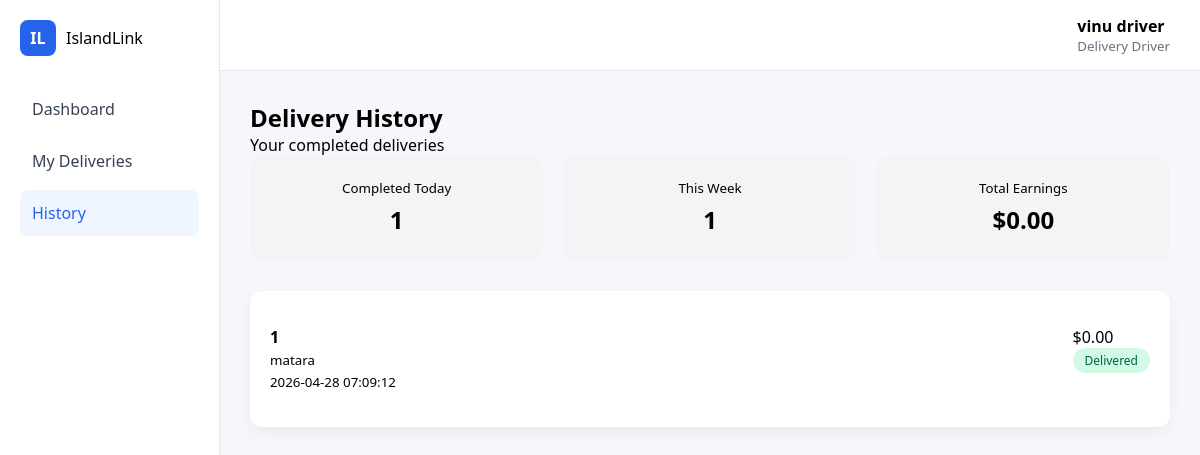
Page /php/history.php (signed in) on the committed database.
### tables this page shows
CREATE TABLE `deliveries` (
  `id` int(11) NOT NULL,
  `order_id` int(11) NOT NULL,
  `driver_name` varchar(255) DEFAULT NULL,
  `status` enum('Pending','Out For Delivery','Delivered') NOT NULL DEFAULT 'Pending',
  `created_at` timestamp NULL DEFAULT current_timestamp(),
  `updated_at` timestamp NULL DEFAULT current_timestamp() ON UPDATE current_timestamp(),
  `earnings` decimal(10,2) NOT NULL DEFAULT 0.00,
  `lat` decimal(10,6) DEFAULT NULL,
  `lng` decimal(10,6) DEFAULT NULL
);

CREATE TABLE `orders` (
  `id` int(11) NOT NULL,
  `user_id` int(11) NOT NULL,
  `order_number` varchar(100) NOT NULL,
  `total` decimal(10,2) NOT NULL DEFAULT 0.00,
  `status` enum('Pending','Processing','Out For Delivery','Delivered','Cancelled') NOT NULL DEFAULT 'Pending',
  `created_at` timestamp NULL DEFAULT current_timestamp(),
  `subtotal` decimal(10,2) NOT NULL DEFAULT 0.00,
  `shipping` decimal(10,2) NOT NULL DEFAULT 0.00,
  `delivery_address` text DEFAULT NULL,
  `tax` decimal(10,2) NOT NULL DEFAULT 0.00
);

### php/history.php (the view, shortened to what this page needs)
<?php
include "db.php";
$driverName = $_SESSION['full_name'] ?? 'Delivery Driver';
$stmt = $conn->prepare("
    SELECT COUNT(*) AS completed_today
    FROM deliveries
    WHERE LOWER(driver_name) = LOWER(?)
    AND status = 'Delivered'
    AND DATE(created_at) = CURDATE()
");
$stmt->bind_param("s", $driverName);
$stmt->execute();
$completedToday = $stmt->get_result()->fetch_assoc()['completed_today'];
$stmt = $conn->prepare("
    SELECT COUNT(*) AS completed_week
    FROM deliveries
    WHERE LOWER(driver_name) = LOWER(?)
    AND status = 'Delivered'
    AND YEARWEEK(created_at, 1) = YEARWEEK(CURDATE(), 1)
");
$stmt->bind_param("s", $driverName);
$stmt->execute();
$completedWeek = $stmt->get_result()->fetch_assoc()['completed_week'];
$stmt = $conn->prepare("
    SELECT SUM(earnings) AS total_earnings
    FROM deliveries
    WHERE LOWER(driver_name) = LOWER(?)
    AND status = 'Delivered'
");
$stmt->bind_param("s", $driverName);
$stmt->execute();
$totalEarnings = $stmt->get_result()->fetch_assoc()['total_earnings'] ?? 0;
$stmt = $conn->prepare("
    SELECT d.order_id, d.created_at, d.earnings, d.status, o.delivery_address
    FROM deliveries d
    JOIN orders o ON d.order_id = o.id
    WHERE LOWER(d.driver_name) = LOWER(?)
    AND d.status = 'Delivered'
    ORDER BY d.created_at DESC
    LIMIT 5
");
$stmt->bind_param("s", $driverName);
$stmt->execute();
$recentDeliveries = $stmt->get_result()->fetch_all(MYSQLI_ASSOC);
?>
<!DOCTYPE html>
<html lang="en">
<head>
    <link rel="stylesheet" href="../css/products.css">
</head>
<body>
<div class="layout">
    <aside class="sidebar">
        <div class="brand"><div class="logo">IL</div>IslandLink</div>
        <nav>
            <a href="dashboard.php">Dashboard</a>
            <a href="my_deliveries.php">My Deliveries</a>
            <a class="active">History</a>
        </nav>
    </aside>
    <main class="main">
        <header class="topbar">
            <div class="top-actions">
                <div class="user">
                    <strong><?php echo htmlspecialchars($driverName); ?></strong>
                    <small>Delivery Driver</small>
                </div>
            </div>
        </header>
        <div class="content">
            <h2>Delivery History</h2>
            <p>Your completed deliveries</p>
            <div class="stats">
                <div class="stat-box">
                    <small>Completed Today</small>
                    <h3><?php echo $completedToday; ?></h3>
                </div>
                <div class="stat-box">
                    <small>This Week</small>
                    <h3><?php echo $completedWeek; ?></h3>
                </div>
                <div class="stat-box">
                    <small>Total Earnings</small>
                    <h3>$<?php echo number_format($totalEarnings, 2); ?></h3>
                </div>
            </div>
            <div class="recent-deliveries">
                <?php foreach($recentDeliveries as $d): ?>
                    <div class="delivery-item">
                        <div>
                            <strong><?php echo htmlspecialchars($d['order_id']); ?></strong><br>
                            <small><?php echo htmlspecialchars($d['delivery_address']); ?></small><br>
                            <small><?php echo htmlspecialchars($d['created_at']); ?></small>
                        </div>
                        <div>
                            $<?php echo number_format($d['earnings'], 2); ?><br>
                            <span class="badge"><?php echo $d['status']; ?></span>
                        </div>
                    </div>
                <?php endforeach; ?>
            </div>
        </div>
    </main>
</div>
</body>
</html>

### css/products.css (style rules this page uses)
* { box-sizing: border-box; font-family: "Segoe UI", sans-serif; margin: 0; }
body { background: #f5f7fb; }
.layout { display: flex; min-height: 100vh; }
.sidebar { width: 220px; background: #fff; padding: 20px; border-right: 1px solid #e5e7eb; }
.brand { display: flex; align-items: center; gap: 10px; margin-bottom: 30px; }
.logo { width: 36px; height: 36px; background: #2563eb; color: #fff; border-radius: 8px; display: flex; align-items: center; justify-content: center; font-weight: bold; }
.sidebar nav a { display: block; padding: 12px; color: #374151; text-decoration: none; border-radius: 8px; margin-bottom: 6px; }
.sidebar nav a.active, .sidebar nav a:hover { background: #eff6ff; color: #2563eb; }
.main { flex: 1; }
.topbar { background: #fff; padding: 15px 30px; display: flex; justify-content: space-between; border-bottom: 1px solid #e5e7eb; }
.top-actions { display: flex; gap: 20px; align-items: center; }
.user small { display: block; color: #6b7280; }
.content { padding: 30px; }

### php/history.php (style rules this page uses)
.stats { display: flex; gap: 20px; margin-bottom: 30px; }
.stat-box { background:#f3f4f6; padding:20px; border-radius:12px; flex:1; text-align:center; }
.stat-box h3 { margin:5px 0; font-size:24px; }
.recent-deliveries { background:#fff; padding:20px; border-radius:12px; box-shadow:0 5px 15px rgba(0,0,0,.05); }
.delivery-item { display:flex; justify-content:space-between; padding:15px 0; border-bottom:1px solid #e5e7eb; }
.delivery-item:last-child { border-bottom:none; }
.badge { padding:4px 12px; border-radius:20px; font-size:12px; color:#065f46; background:#d1fae5; }

### rows in the picture
deliveries: order "1", order.delivery_address "matara", created_at "2026-04-28 07:09:12", earnings "0.00", status "Delivered"

### other values in the picture
$driverName "vinu driver"
$completedToday "1"
$completedWeek "1"
$totalEarnings "0.00"
